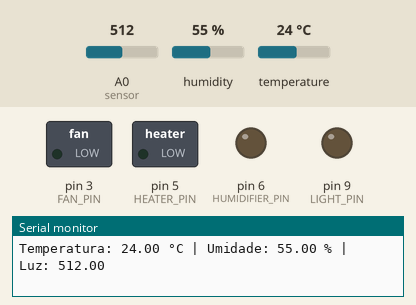
Simulated run of this sketch. Board: Arduino Uno, built with avr-gcc and run on an emulated ATmega328P. On the bench: switched loads named in the sketch (green lamp = pin HIGH), output pins drawn as LEDs (lit = HIGH), the last lines printed to the serial monitor. The test bench sets the inputs (shaded band); at power-on: A0 (sensor) = 512, temperature 24 °C, humidity 55 %.

Above: at 1.8 s.
1.9 s: A0 (sensor) set to 80
At 2.8 s:
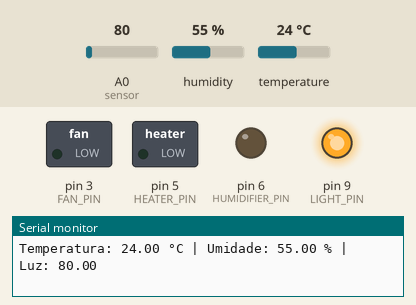
7.9 s: temperature set to 12 °C
At 10.7 s:
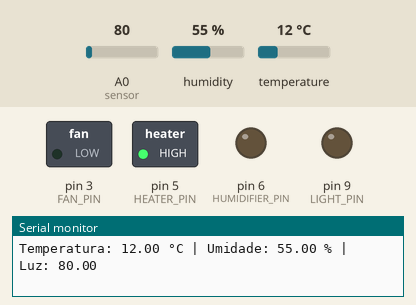
13.9 s: temperature set to 19 °C
At 15.8 s:
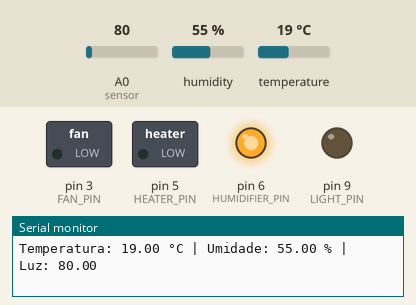
17.5 s: humidity set to 22 %
At 20.2 s:
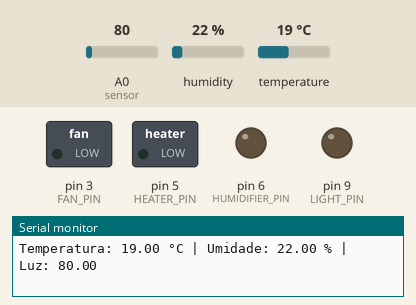
Timing chart, 0 to 20.5 s (numbered marks = the images above; inputs shaded):
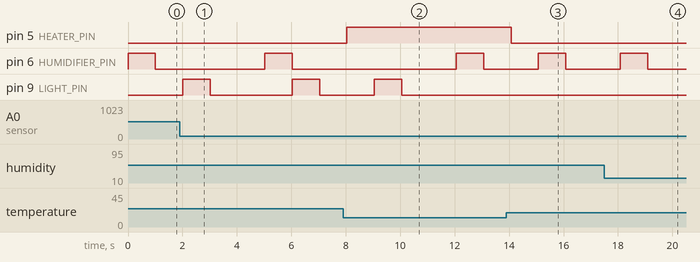

Measured:
- after the input at 1.9 s, pin 9 (LIGHT_PIN): alternates HIGH for 1.0 s and LOW for 3.0 s, starting after 0.12 s
- after the input at 7.9 s, pin 5 (HEATER_PIN): LOW → HIGH after 0.14 s
- after the input at 13.9 s, pin 5 (HEATER_PIN): HIGH → LOW after 0.17 s
- after the input at 17.5 s, pin 6 (HUMIDIFIER_PIN): LOW → HIGH after 0.59 s, → LOW 1.0 s later

The sketch:

CultivoCogumelos.ino
```cpp
#include <DHT.h>
#include <PID_v1.h>

#define DHT_PIN 2
#define FAN_PIN 3
#define HEATER_PIN 5
#define HUMIDIFIER_PIN 6
#define LIGHT_PIN 9

DHT dht(DHT_PIN, DHT22);

double setpoint_temperature = 24.0; // Temperatura desejada em Celsius
double setpoint_humidity = 90.0;    // Umidade desejada em porcentagem
double setpoint_light_intensity = 500.0; // Intensidade de luz desejada em unidades arbitrárias

double input_temperature, output_temperature;
double input_humidity, output_humidity;
double input_light, output_light;

double Kp = 5; // Ganho proporcional
double Ki = 0.1; // Ganho integral
double Kd = 1; // Ganho derivativo

double elapsedTime, previousTime;
double error_temperature, lastError_temperature;
double cumError_temperature, rateError_temperature;

double error_humidity, lastError_humidity;
double cumError_humidity, rateError_humidity;

double error_light, lastError_light;
double cumError_light, rateError_light;

double outMin = 0;
double outMax = 255;

void setup() {
  Serial.begin(9600);
  dht.begin();

  pinMode(FAN_PIN, OUTPUT);
  pinMode(HEATER_PIN, OUTPUT);
  pinMode(HUMIDIFIER_PIN, OUTPUT);
  pinMode(LIGHT_PIN, OUTPUT);

  digitalWrite(FAN_PIN, LOW);
  digitalWrite(HEATER_PIN, LOW);
  digitalWrite(HUMIDIFIER_PIN, LOW);
  digitalWrite(LIGHT_PIN, LOW);

  previousTime = millis();
}

void loop() {
  double current_temperature = dht.readTemperature();
  double current_humidity = dht.readHumidity();
  double current_light = analogRead(A0); // Substitua A0 pelo pino correto para o sensor de luz

  PID_Controller_Temperature(current_temperature);
  PID_Controller_Humidity(current_humidity);
  PID_Controller_Light(current_light);

  Serial.print("Temperatura: ");
  Serial.print(current_temperature);
  Serial.print(" °C | Umidade: ");
  Serial.print(current_humidity);
  Serial.print(" % | Luz: ");
  Serial.println(current_light);

  delay(1000); // Aguarda um segundo antes de realizar a próxima leitura
}

void PID_Controller_Temperature(double current_temperature) {
  error_temperature = setpoint_temperature - current_temperature;
  double currentTime = millis();
  elapsedTime = (currentTime - previousTime) / 1000.0;

  double P = Kp * error_temperature;
  cumError_temperature += error_temperature * elapsedTime;
  double I = Ki * cumError_temperature;
  rateError_temperature = (error_temperature - lastError_temperature) / elapsedTime;
  double D = Kd * rateError_temperature;

  output_temperature = P + I + D;
  output_temperature = constrain(output_temperature, outMin, outMax);

  digitalWrite(HEATER_PIN, output_temperature > 50);
  lastError_temperature = error_temperature;
  previousTime = currentTime;
}

void PID_Controller_Humidity(double current_humidity) {
  error_humidity = setpoint_humidity - current_humidity;
  double currentTime = millis();
  elapsedTime = (currentTime - previousTime) / 1000.0;

  double P = Kp * error_humidity;
  cumError_humidity += error_humidity * elapsedTime;
  double I = Ki * cumError_humidity;
  rateError_humidity = (error_humidity - lastError_humidity) / elapsedTime;
  double D = Kd * rateError_humidity;

  output_humidity = P + I + D;
  output_humidity = constrain(output_humidity, outMin, outMax);

  digitalWrite(HUMIDIFIER_PIN, output_humidity > 50);
  lastError_humidity = error_humidity;
  previousTime = currentTime;
}

void PID_Controller_Light(double current_light) {
  error_light = setpoint_light_intensity - current_light;
  double currentTime = millis();
  elapsedTime = (currentTime - previousTime) / 1000.0;

  double P = Kp * error_light;
  cumError_light += error_light * elapsedTime;
  double I = Ki * cumError_light;
  rateError_light = (error_light - lastError_light) / elapsedTime;
  double D = Kd * rateError_light;

  output_light = P + I + D;
  output_light = constrain(output_light, outMin, outMax);

  digitalWrite(LIGHT_PIN, output_light > 50);
  lastError_light = error_light;
  previousTime = currentTime;
}
```
